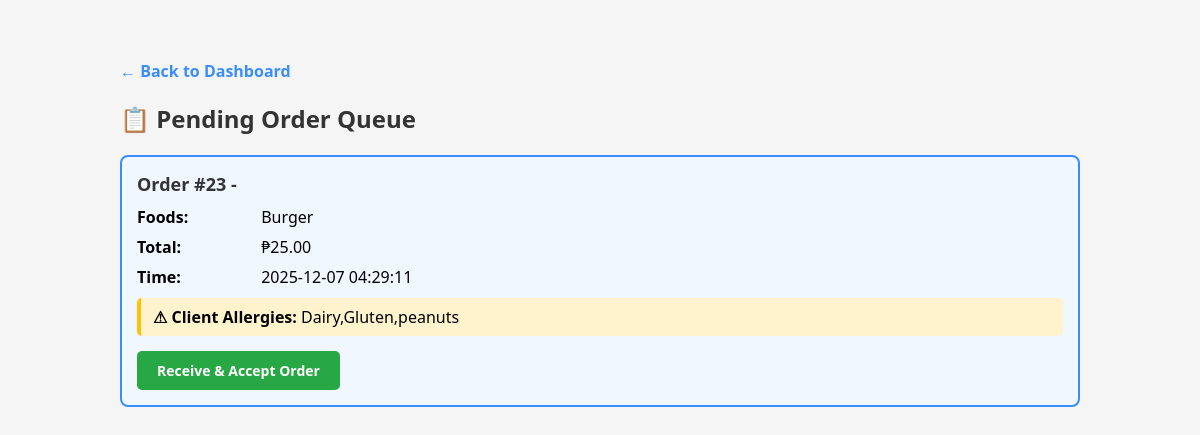
Screenshot of /staff_queue.php (signed in) with the database file from the repository.
### tables this page shows
CREATE TABLE `orders` (
  `id` int(11) NOT NULL,
  `user_id` int(11) DEFAULT NULL,
  `food_id` varchar(255) DEFAULT NULL,
  `status` varchar(50) DEFAULT 'Pending',
  `created_at` timestamp NOT NULL DEFAULT current_timestamp()
);

CREATE TABLE `users` (
  `id` int(11) NOT NULL,
  `username` varchar(100) DEFAULT NULL,
  `password` varchar(255) DEFAULT NULL,
  `role` enum('admin','staff','client') DEFAULT 'client',
  `first_name` varchar(100) DEFAULT NULL,
  `middle_name` varchar(100) DEFAULT NULL,
  `last_name` varchar(100) DEFAULT NULL,
  `age` int(3) DEFAULT NULL,
  `contact_info` varchar(20) DEFAULT NULL,
  `allergies` text DEFAULT NULL,
  `created_at` timestamp DEFAULT current_timestamp()
);

### staff_queue.php (the view, shortened to what this page needs)
<?php
include "db.php";
?>
<!DOCTYPE html>
<html lang="en">
<head>
<link rel="stylesheet" href="styles.css">
</head>
<body>
<div class="queue-container">
    <a href="staff_dashboard.php" class="back-link">&larr; Back to Dashboard</a>
    <h2>📋 Pending Order Queue</h2>
    <?php
    $stmt = $conn->prepare("
        SELECT o.id, o.user_id, o.food_id, o.created_at, u.username, u.first_name, u.last_name, u.allergies
        FROM orders o
        JOIN users u ON o.user_id = u.id
        ORDER BY o.created_at ASC
    ");
    $stmt->execute();
    $result = $stmt->get_result();
    if($result->num_rows == 0){
        echo "<div class='no-orders'><p>No pending orders in queue.</p></div>";
    } else {
        while($row = $result->fetch_assoc()){
            $food_ids = array_map('intval', explode(",", $row['food_id']));
            $food_names = [];
            $total_price = 0;
            foreach($food_ids as $fid){
                $food_stmt = $conn->prepare("SELECT name, price FROM food WHERE id = ?");
                $food_stmt->bind_param("i", $fid);
                $food_stmt->execute();
                $food_result = $food_stmt->get_result();
                $f = $food_result->fetch_assoc();
                if($f){
                    $food_names[] = htmlspecialchars($f['name']);
                    $total_price += floatval($f['price']);
                }
            }
            $food_list = implode(", ", $food_names);
            $client_name = htmlspecialchars($row['first_name'] . " " . $row['last_name']);
            $allergies = $row['allergies'] ? htmlspecialchars($row['allergies']) : "None";
            echo "<div class='order-card'>
                    <div class='order-header'>Order #" . htmlspecialchars($row['id']) . " - $client_name</div>
                    <div class='order-info'><strong>Foods:</strong> $food_list</div>
                    <div class='order-info'><strong>Total:</strong> ₱" . number_format($total_price, 2) . "</div>
                    <div class='order-info'><strong>Time:</strong> " . htmlspecialchars($row['created_at']) . "</div>
                    <div class='allergen-info'><strong>⚠ Client Allergies:</strong> $allergies</div>
                    <div style='margin-top: 15px;'>
                        <a href='update_order.php?receive_id=" . htmlspecialchars($row['id']) . "'>
                            <button class='action-btn receive-btn'>Receive & Accept Order</button>
                        </a>
                    </div>
                  </div>";
        }
    }
    ?>
</div>
</body>
</html>

### styles.css (style rules this page uses)
* { margin:0; padding:0; box-sizing:border-box; font-family: 'Segoe UI', Tahoma, Geneva, Verdana, sans-serif; }
body { background:#f5f5f5; padding:20px; }
h2, h3 { color:#333; margin-bottom:20px; }
button, .btn { padding:10px 20px; border:none; border-radius:8px; background:#3A8DFF; color:#fff; cursor:pointer; transition:0.3s; text-decoration:none; display:inline-block; font-size:14px; }
a { text-decoration:none; color:#3A8DFF; transition:0.3s; }

### staff_queue.php (style rules this page uses)
.queue-container { max-width: 1000px; margin: 20px auto; padding: 20px; }
.back-link { display: inline-block; margin-bottom: 20px; color: #3A8DFF; text-decoration: none; font-weight: bold; }
.order-card { border: 2px solid #3A8DFF; padding: 15px; margin: 15px 0; border-radius: 8px; background: #f0f7ff; }
.order-header { font-size: 18px; font-weight: bold; color: #333; margin-bottom: 10px; }
.order-info { margin: 8px 0; }
.order-info strong { display: inline-block; width: 120px; }
.action-btn { padding: 10px 20px; margin-right: 10px; border: none; border-radius: 5px; cursor: pointer; font-weight: bold; }
.receive-btn { background: #28a745; color: white; }
.allergen-info { background: #fff3cd; padding: 8px 12px; border-radius: 5px; margin-top: 10px; border-left: 4px solid #ffc107; }

### rows the page displays
orders: id "23", food_list "Burger", total_price "25.00", created_at "2025-12-07 04:29:11", user.allergies "Dairy,Gluten,peanuts"
